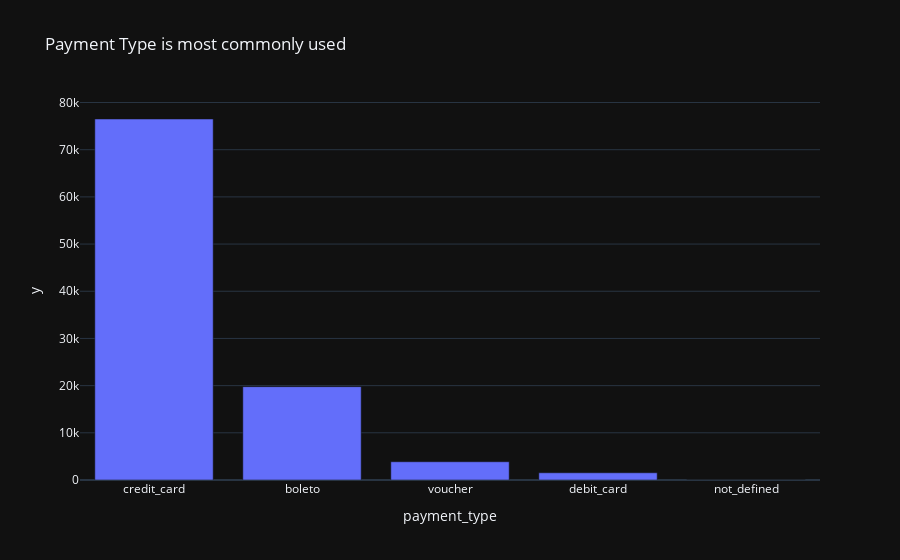

The cell this chart's notebook holds for it:
### Markdown cell above
#### Payment Type Analysis

### Code cell
# Group by payment type and count unique orders
# Knowing which payment type is most commonly used
Total_Orders = pay.groupby('payment_type')['order_id'].nunique().sort_values(ascending=False)
fig = px.bar(Total_Orders, x=Total_Orders.index,
            y=Total_Orders.values, title="Payment Type is most commonly used",
            template='plotly_dark'
            )
fig.show()

### Figure 1 — Plotly figure (JSON) as saved in the notebook; plotly's stock layout.template omitted (floating-point values rounded to 4 significant figures)
{"data": [{"hovertemplate": "payment_type=%{x}<br>y=%{y}<extra></extra>", "legendgroup": "", "marker": {"color": "#636efa", "pattern": {"shape": ""}}, "name": "", "orientation": "v", "showlegend": false, "textposition": "auto", "type": "bar", "x": ["credit_card", "boleto", "voucher", "debit_card", "not_defined"], "xaxis": "x", "y": [76505, 19784, 3866, 1528, 3], "yaxis": "y"}], "layout": {"barmode": "relative", "legend": {"tracegroupgap": 0}, "title": {"text": "Payment Type is most commonly used"}, "xaxis": {"anchor": "y", "domain": [0, 1], "title": {"text": "payment_type"}}, "yaxis": {"anchor": "x", "domain": [0, 1], "title": {"text": "y"}}}}
